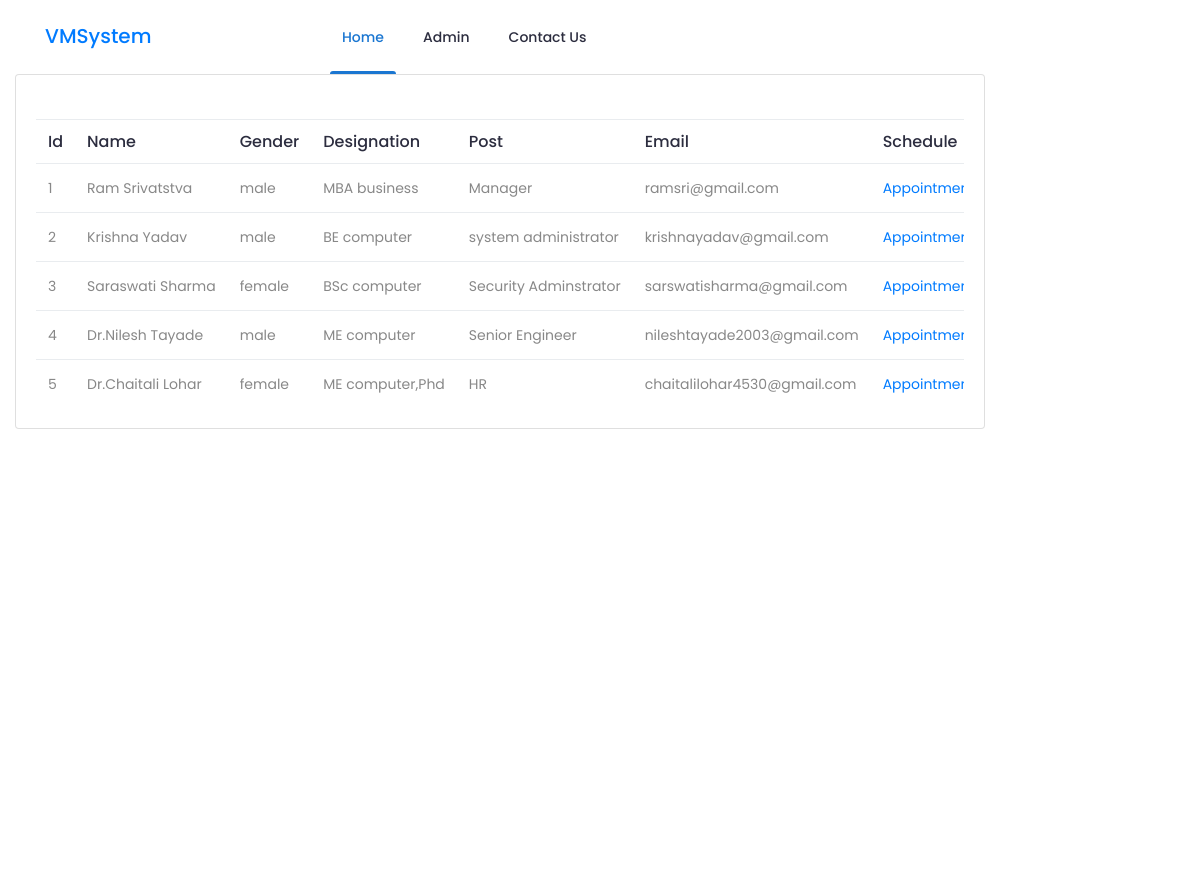
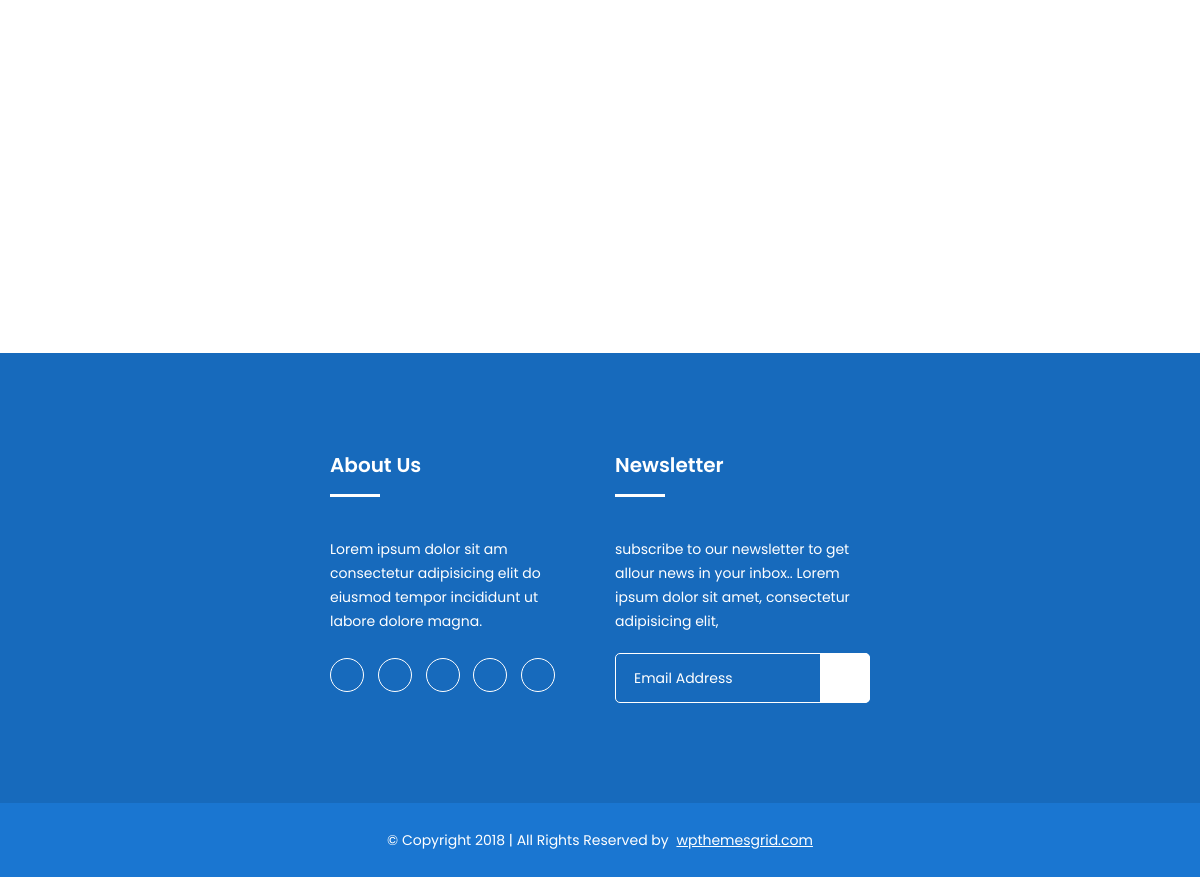
The app's page /admin/appointment.php with its own data (2 pictures, top to bottom).
### tables this page shows
CREATE TABLE `employee_db` (
  `e_id` int(11) NOT NULL,
  `e_name` varchar(35) NOT NULL,
  `e_designation` varchar(35) NOT NULL,
  `e_post` varchar(25) NOT NULL,
  `e_email` varchar(35) NOT NULL,
  `e_mobile` varchar(12) NOT NULL,
  `e_gender` varchar(12) NOT NULL
);

### admin/appointment.php (the view, shortened to what this page needs)
<?php session_start();
include 'header.php';
$query_select="select * from employee_db";
$result=mysqli_query($connect,$query_select);
if($result){
?>
<html>
    <body>
    <div class="col-lg-10 d-flex ">
            <div class="card w-100">
              <div class="card-body p-6">
                <div class="table-responsive">
                  <table class="table text-nowrap mb-0 align-middle">
                    <thead class="text-dark fs-4">
                      <tr>
                        <th class="border-bottom-0">
                          <h6 class="fw-semibold mb-0">Id</h6>
                        </th>
                        <th class="border-bottom-0">
                          <h6 class="fw-semibold mb-0">Name</h6>
                        </th>
                        <th class="border-bottom-0">
                          <h6 class="fw-semibold mb-0">Gender</h6>
                        </th>
                        <th class="border-bottom-0">
                          <h6 class="fw-semibold mb-0">Designation</h6>
                        </th>
                        <th class="border-bottom-0">
                          <h6 class="fw-semibold mb-0">Post</h6>
                        </th>
                       <th class="border-bottom-0">
                          <h6 class="fw-semibold mb-0">Email</h6>
                        </th>
                        <th class="border-bottom-0">
                          <h6 class="fw-semibold mb-0">Schedule</h6>
                        </th>
                      </tr>
                    </thead>
                    <tbody>
                        <?php
                         while($row=mysqli_fetch_assoc($result)){
                            echo "<tr><td>".$row['e_id']."</td>
                            <td>".$row['e_name']."</td>
                            <td>".$row['e_gender']."</td>
                            <td>".$row['e_designation']."</td>
                            <td>".$row['e_post']."</td>
                            <td>".$row['e_email']."</td>
                            <td><a href='appointment-form.php?e_id=".$row['e_id']."' class='text-primary'>Appointment</a></td></tr>";
                        }
                    }
                        ?>
                    </tbody>
                 </table>
                </div>
            </div>
        </div>
    </div>
    </body>
</html>
<?php
include 'footer.php';
?>

### records on screen
employee_db: e_id "1", e_name "Ram Srivatstva", e_gender "male", e_designation "MBA business", e_post "Manager", e_email "ramsri@gmail.com"
employee_db: e_id "2", e_name "Krishna Yadav", e_gender "male", e_designation "BE computer", e_post "system administrator", e_email "krishnayadav@gmail.com"
employee_db: e_id "3", e_name "Saraswati Sharma", e_gender "female", e_designation "BSc computer", e_post "Security Adminstrator", e_email "sarswatisharma@gmail.com"
employee_db: e_id "4", e_name "Dr.Nilesh Tayade", e_gender "male", e_designation "ME computer", e_post "Senior Engineer", e_email "nileshtayade2003@gmail.com"
employee_db: e_id "5", e_name "Dr.Chaitali Lohar", e_gender "female", e_designation "ME computer,Phd", e_post "HR", e_email "chaitalilohar4530@gmail.com"
